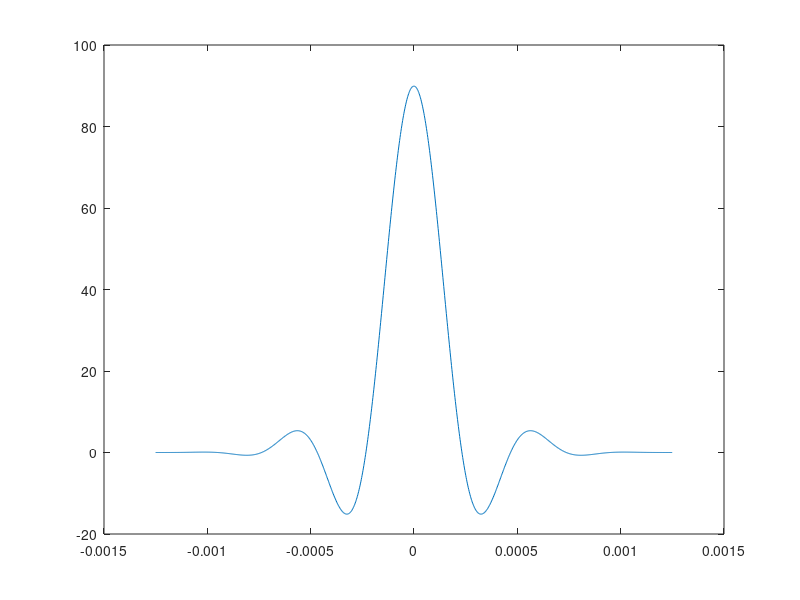

The MATLAB source for this figure:
% MATLAB script for Illustrative Problem 12, Chapter 7.
clear
echo on
alpha=0.4;
T=1/4800;
t=[-3*T:1.001*T/100:3*T];
x=sinc(t./T).*(cos(pi*alpha*t./T)./(1-4*alpha^2*t.^2/T^2));
pause % Press any key to see a plot of x(t).
plot(t,x)
y=xcorr(x);
ty=[t-3*T,t(2:length(t))+3*T];
pause % Press any key to see a plot of the autocorrelation of x(t).
plot(ty,y);
d=60;                   % Early and late advance and delay
ee=0.01;                % Precision
e=1;                    % Step size
n=700;                  % The incorrect sampling time
while abs(abs(y(n+d))-abs(y(n-d)))>=ee
  if abs(y(n+d))-abs(y(n-d))>0
    n=n+e;
  elseif abs(y(n+d))-abs(y(n-d))<0
    n=n-e;
  end
  echo off ;
end
echo on ;
pause % Press any key to see the corrected sampling time
n
n=500;                  % Another incorrect sampling time
while abs(abs(y(n+d))-abs(y(n-d)))>=ee
  if abs(y(n+d))-abs(y(n-d))>0
    n=n+e;
  elseif abs(y(n+d))-abs(y(n-d))<0
    n=n-e;
  end
  echo off ;
end
echo on ;
pause % Press any key to see the corrected sampling time
n
